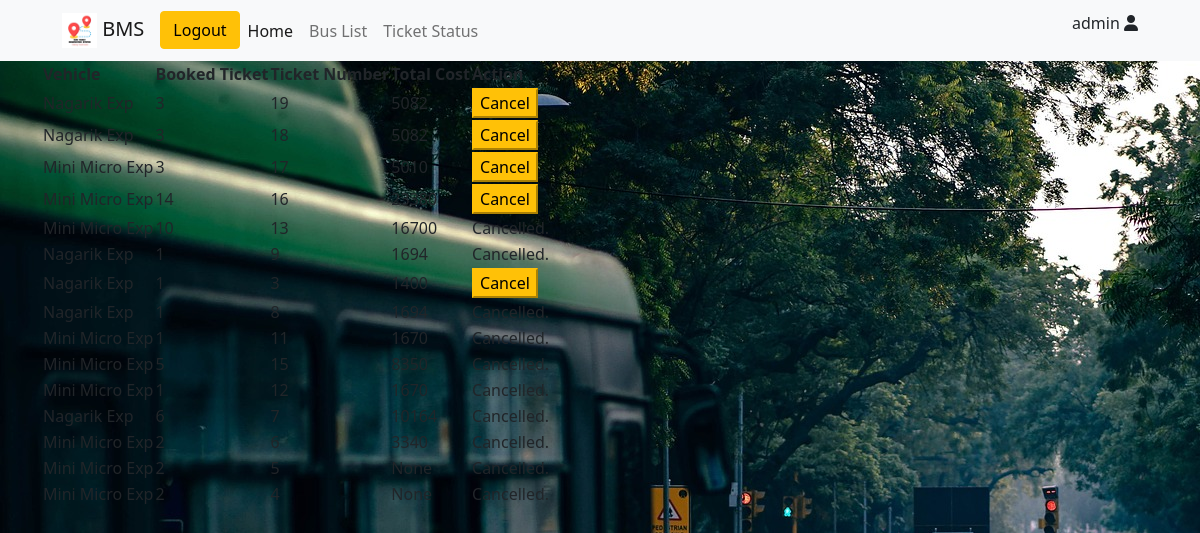
Screenshot of /ticketStatus (signed in) with the database file from the repository.
### bms/models.py (models this page shows)
class bookTicket(models.Model):
    user = models.ForeignKey(User, on_delete=models.CASCADE)
    vehicle_id = models.ForeignKey('Vehicle', on_delete=models.CASCADE, related_name='vehicleid')
    booked_ticket = models.IntegerField(default=0)
    ticketNumber = models.IntegerField(default=0000)
    cost = models.IntegerField(null=True)
    ticket_status = models.BooleanField(default=True)
    updated = models.DateTimeField(auto_now=True)
    created = models.DateTimeField(auto_now_add=True)
    class Meta:
        ordering = ['-updated', '-created']

class Vehicle(models.Model):
    name = models.CharField(max_length=50)
    vehicle_number = models.CharField(max_length=15)
    source = models.CharField(max_length=50, null=True)
    destination = models.CharField(max_length=50, null=True)
    date = models.DateField(null=True)
    v_status = models.BooleanField(default=True)
    departure = models.TimeField(null=True, blank=True)
    arrive = models.TimeField(null=True, blank=True)
    total_seats = models.IntegerField(default=0)
    booked_seats = models.IntegerField(default=0)
    price = models.IntegerField(default=0)
    updated = models.DateTimeField(auto_now=True)
    created = models.DateTimeField(auto_now_add=True)
    class Meta:
        ordering = ['-updated', '-created']
    def __str__(self):
        return self.name

### bms/views.py (the view)
# urls.py: path('ticketStatus', views.ticketStatus, name='ticketStatus'),
@login_required(login_url='loginUser')
def ticketStatus(request):
    user = request.user
    if request.user:
        tickets = bookTicket.objects.filter(user=user)
    context ={ 'tickets':tickets, 'user':user }
    return render(request, 'bms/ticketStatus.html',context)

### bms/templates/bms/ticketStatus.html (shortened to what this page needs)
{% extends 'main.html' %}
{% block content %}
<section>
  <div class="container">
    <table>
      <thead>
        <tr>
          <th>Vehicle</th>
          <th>Booked Ticket</th>
          <th>Ticket Number</th>
          <th>Total Cost</th>
          <th>Action</th>
        </tr>
      </thead>
      {% for ticket in tickets %}
      {% if request.user.is_authenticated%}
      {% if ticket.ticket_status == True  and user %}
        <tbody>
            <td>{{ ticket.vehicle_id }} </td>
            <td>{{ ticket.booked_ticket }}</td>
            <td>{{ ticket.ticketNumber }}</td>
            <td>{{ ticket.cost }}</td>
            <td><a href="{% url 'cancelTicket' ticket.id%}"><button class="btn-warning">Cancel</button></a></td>
        </tbody>
        {% else %}
          <tbody>
            <td>{{ ticket.vehicle_id }} </td>
            <td>{{ ticket.booked_ticket }}</td>
            <td>{{ ticket.ticketNumber }}</td>
            <td>{{ ticket.cost }}</td>
            <td>Cancelled.</td>
        </tbody>
        {%endif%}
        {%endif %}
      {% endfor %}
    </table>
  </div>
</section>
{% endblock content %}

### bms/templates/main.html (shortened to what this page needs)
<!DOCTYPE html>
<html lang="en">
  <head>
    <link rel="stylesheet" href="style.css" />
    <link
      rel="stylesheet"
      href="path/to/font-awesome/css/font-awesome.min.css"
    />
    <link rel="stylesheet" href="https://cdnjs.cloudflare.com/ajax/libs/font-awesome/6.0.0-beta3/css/all.min.css">
    <link
      href="https://cdn.jsdelivr.net/npm/bootstrap@5.1.3/dist/css/bootstrap.min.css"
      rel="stylesheet"
    />
  </head>
  <body>
    {% block navbar %}
    {% load static %}
    <nav class="navbar navbar-expand-lg navbar-light bg-light">
      <div class="container-fluid">
        <a class="navbar-brand" href="#">
          <img src="{% static 'assets/logo.jpeg' %}" alt="logo" height="35px" width="35px"/>
          BMS
        </a>
        <div class="collapse navbar-collapse" id="navbarNav">
          <ul class="navbar-nav">
            {% if request.user.is_authenticated %}
            <li>
              <a href="{% url 'logout' %}"
                ><button type="button" class="btn btn-warning">Logout</button></a
              >
            </li>
            {% else %}
            <li>
              <a href="{% url 'loginUser' %}">
                <button type="button" class="btn btn-success">Login</button>
              </a>
            </li>
            {% endif %}
            <li class="nav-item">
              <a class="nav-link active" aria-current="page" href="{% url 'home' %}">Home</a>
            </li>
            <li class="nav-item">
              <a class="nav-link" href="#">Bus List</a>
            </li>
            <li class="nav-item">
              <a class="nav-link" href="{% url 'ticketStatus' %}">Ticket Status</a>
            </li>
          </ul>
        </div>
        <div>
          {% if user.is_authenticated %}
            <p> {{ user.username }} <i class="fa fa-user"></i></p>
        {% endif %}
        </div>
      </div>
    </nav> {% endblock %}
    {% block content %} {% endblock %}
  </body>
</html>

### raw/style.css (style rules this page uses)
body { background-image: url(assets/images/home.jpg); }
nav { padding: 50px; }

### rows the page displays
bookTicket: vehicle_id "Nagarik Exp", ticketNumber "19", cost "5082"
bookTicket: vehicle_id "Nagarik Exp", booked_ticket "3", ticketNumber "18", cost "5082"
bookTicket: vehicle_id "Mini Micro Exp", booked_ticket "3", ticketNumber "17", cost "5010"
bookTicket: vehicle_id "Mini Micro Exp", booked_ticket "14", ticketNumber "16", cost "23380"
bookTicket: vehicle_id "Mini Micro Exp", booked_ticket "10", ticketNumber "13", cost "16700"
bookTicket: vehicle_id "Nagarik Exp", booked_ticket "1", ticketNumber "9", cost "1694"
bookTicket: vehicle_id "Nagarik Exp", booked_ticket "1", ticketNumber "3", cost "1400"
bookTicket: vehicle_id "Nagarik Exp", booked_ticket "1", ticketNumber "8", cost "1694"
bookTicket: vehicle_id "Mini Micro Exp", booked_ticket "1", ticketNumber "11", cost "1670"
bookTicket: vehicle_id "Mini Micro Exp", booked_ticket "5", ticketNumber "15", cost "8350"
bookTicket: vehicle_id "Mini Micro Exp", booked_ticket "1", ticketNumber "12", cost "1670"
bookTicket: vehicle_id "Nagarik Exp", booked_ticket "6", cost "10164"
bookTicket: vehicle_id "Mini Micro Exp", booked_ticket "2", ticketNumber "6", cost "3340"
bookTicket: vehicle_id "Mini Micro Exp", booked_ticket "2", ticketNumber "5", cost "None"
bookTicket: vehicle_id "Mini Micro Exp", booked_ticket "2", ticketNumber "4", cost "None"

### other values shown
{{ user.username }} "admin"
